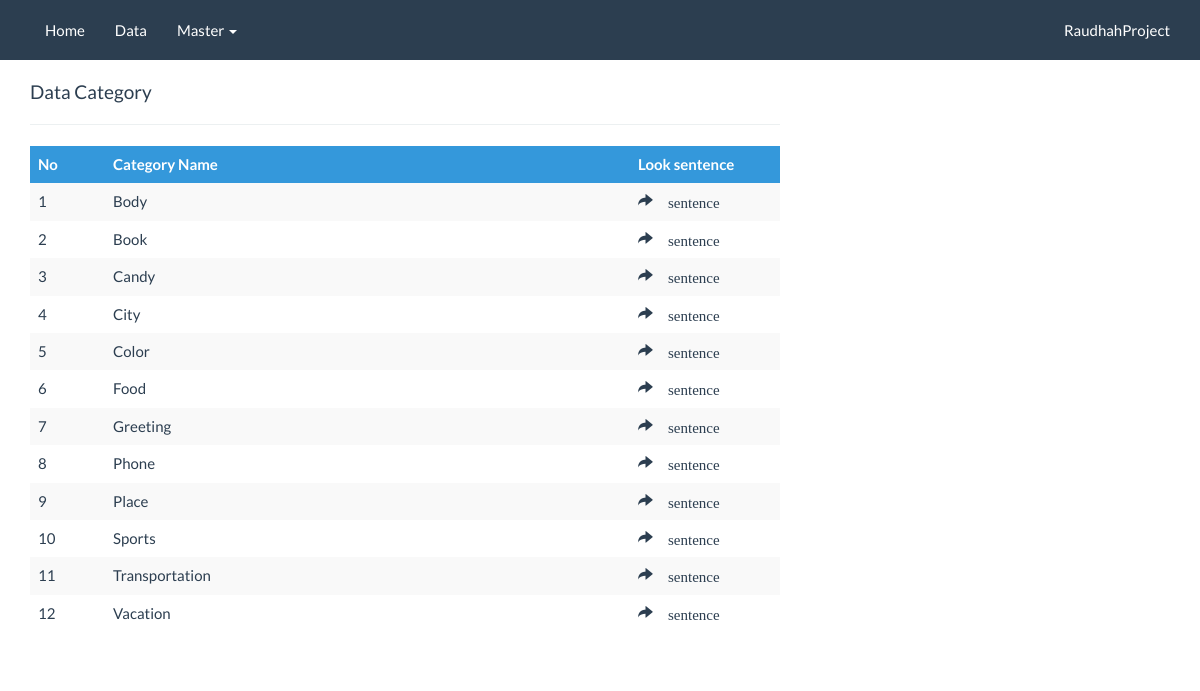
The page /data_category.php on the database as committed earlier.
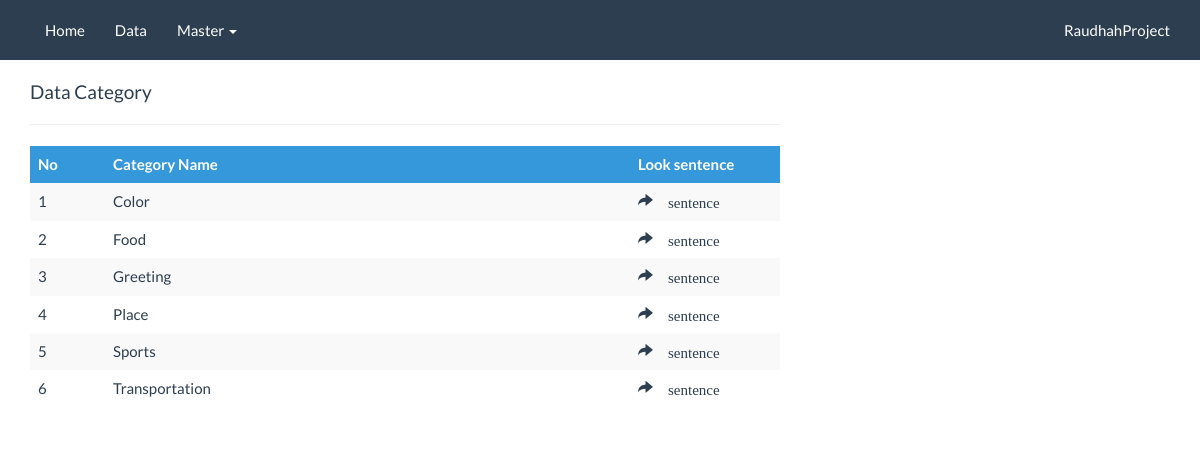
The same page on the database as committed later.
### tables this page shows
CREATE TABLE `category` (
  `id` int(11) NOT NULL,
  `category_name` varchar(128) NOT NULL
);

### pdo/class.db.php (called while the page is built, shortened)
<?php
class db extends PDO {
	private function cleanup($bind) {
		if(!is_array($bind)) {
			if(!empty($bind))
				$bind = array($bind);
			else
				$bind = array();
		}
		return $bind;
	}
	public function run($sql, $bind="") {
		$this->sql = trim($sql);
		$this->bind = $this->cleanup($bind);
		try {
			$pdostmt = $this->prepare($this->sql);
			if($pdostmt->execute($this->bind) !== false) {
				if(preg_match("/^(" . implode("|", array("select", "describe", "pragma")) . ") /i", $this->sql))
					return $pdostmt->fetchAll(PDO::FETCH_ASSOC);
				elseif(preg_match("/^(" . implode("|", array("delete", "insert", "update")) . ") /i", $this->sql))
					return $pdostmt->rowCount();
			}
		} catch (PDOException $e) {
			$this->error = $e->getMessage();
			$this->debug();
			return false;
		}
	}
	public function select($table, $where="", $bind="", $fields="*") {
		$sql = "SELECT " . $fields . " FROM " . $table;
		$sql .= ";";
		return $this->run($sql, $bind);
	}
}
?>

### data_category.php (the view, shortened to what this page needs)
<?php
include_once 'koneksi.php';
$results = $db->select("category");
 ?>
<?php include('_template/head.php'); ?>
<?php include('_template/menu.php'); ?>
 <div class="container">
		<div class="row">
		  <div class="col-lg-8">
		  	<div>
		  		&nbsp<br>
		  	</div>
		  	<div >
		  		<h4>Data Category</h4>
				</div>
		  	<hr>
		    <table id="datatable" class="table table-striped table-hover ">
					  <thead>
					    <tr class="info">
					      <th width="10%">No</th>
					      <th>Category Name</th>
					      <th width="20%">Look sentence</th>
					    </tr>
					  </thead>
					  <tbody>
					  <?php
					  $no = 1;
					   foreach ($results as $key => $value) {?>
					    <tr>
					      <td><?php echo $no; ?></td>
					      <td><?php echo $value['category_name']; ?></td>
					      <td><a style="text-decoration: none;" href="data_sentence.php?category=<?php echo $value['id'] ?>"><span class="glyphicon glyphicon-share-alt"> sentence</span></a></td>
					    </tr>
					   <?php $no++; } ?>
					  </tbody>
					</table>
		  </div>
		</div>
	</div>
<?php include('_template/foot.php'); ?>

### _template/head.php (shortened to what this page needs)
<!DOCTYPE html>
<html>
<head>
	<link rel="stylesheet" href="asset/css/bootstrapx.css" media="screen">
	<link rel="stylesheet" href="asset/css/custom.min.css">
	<link href="asset/datatables/css/dataTables.bootstrap.min.css" rel="stylesheet">
</head>
<body>

### _template/menu.php (shortened to what this page needs)
<div class="navbar navbar-default navbar-fixed-top">
      <div class="container">
        <div class="navbar-collapse collapse" id="navbar-main">
          <ul class="nav navbar-nav">
            <li>
              <a href="index.php">Home</a>
            </li>
            <li>
              <a href="data_category.php">Data</a>
            </li>
            <li class="dropdown">
              <a href="#" class="dropdown-toggle" data-toggle="dropdown" role="button" aria-expanded="true">Master <span class="caret"></span></a>
            </li>
          </ul>
          <ul class="nav navbar-nav navbar-right">
            <li><a href="#" target="">RaudhahProject</a></li>
          </ul>
        </div>
      </div>
    </div>

### _template/foot.php (shortened to what this page needs)
</body>
</html>

### _template/head.php (style rules this page uses)
a { color: #2C3E50; }

Rows that differ between the two databases and show on the page:
removed category: category_name "Body"
removed category: category_name "Book"
removed category: category_name "Candy"
removed category: category_name "City"
removed category: category_name "Phone"
removed category: category_name "Vacation"
